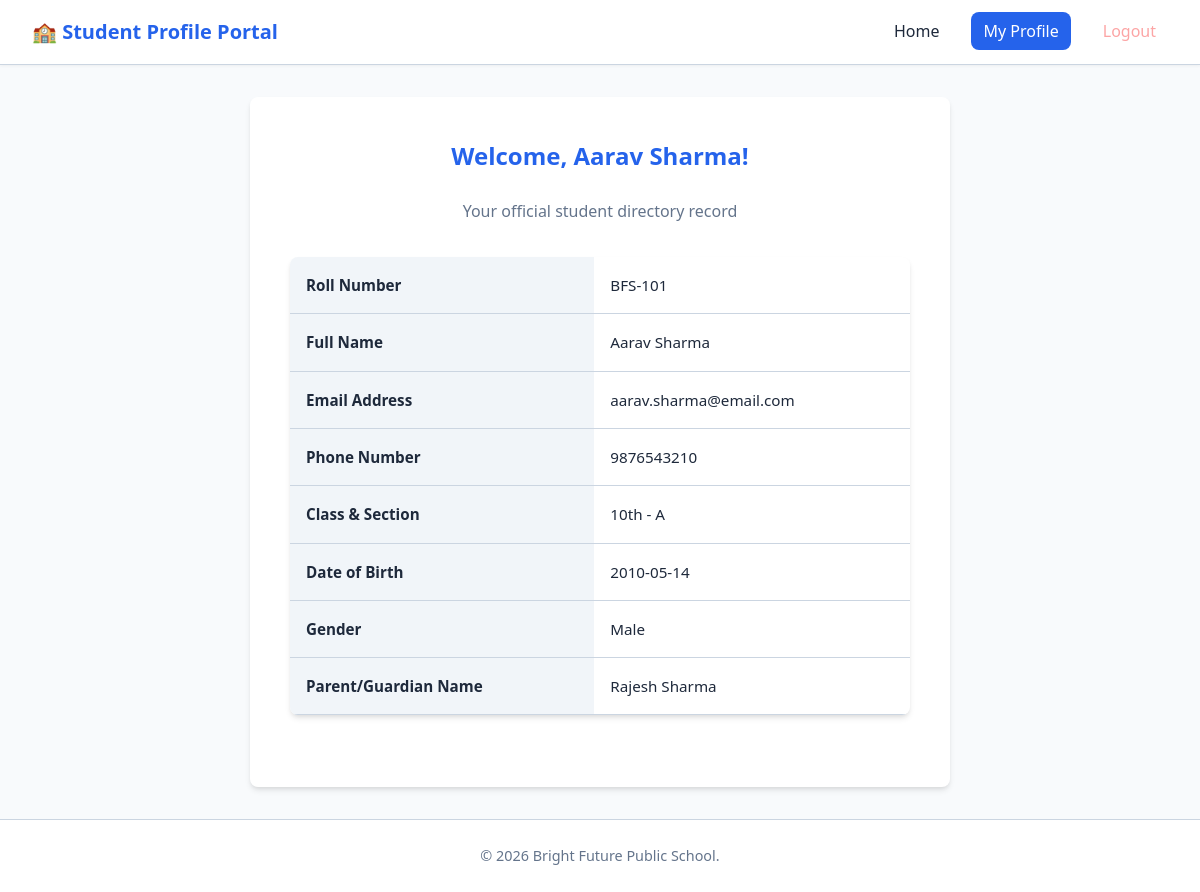
The page /my_directory.php (signed in) on the database its author committed.
### tables this page shows
CREATE TABLE IF NOT EXISTS students (
    id INT AUTO_INCREMENT PRIMARY KEY,
    student_name VARCHAR(100) NOT NULL,
    roll_no VARCHAR(30) UNIQUE NOT NULL,
    email VARCHAR(100) NOT NULL,
    password_hash VARCHAR(255) NOT NULL,
    phone VARCHAR(15) NOT NULL,
    class_name VARCHAR(20) NOT NULL,
    section VARCHAR(10) NOT NULL,
    dob DATE NOT NULL,
    gender VARCHAR(20) NOT NULL,
    parent_name VARCHAR(100) NOT NULL,
    address TEXT,
    created_at TIMESTAMP DEFAULT CURRENT_TIMESTAMP
);

### my_directory.php (the view, shortened to what this page needs)
<?php
require_once 'config.php';
$roll_no = $_SESSION['student_roll'];
$stmt = mysqli_prepare($conn, "SELECT * FROM students WHERE roll_no = ?");
mysqli_stmt_bind_param($stmt, "s", $roll_no);
mysqli_stmt_execute($stmt);
$result = mysqli_stmt_get_result($stmt);
$student = mysqli_fetch_assoc($result);
?>
<!DOCTYPE html>
<html lang="en">
<head>
    <link rel="stylesheet" href="style.css">
</head>
<body>
    <header>
        <div class="nav-container">
            <div class="logo">🏫 Student Profile Portal</div>
            <nav>
                <ul>
                    <li><a href="index.php">Home</a></li>
                    <li><a href="my_directory.php" class="active">My Profile</a></li>
                    <li><a href="student_login.php?logout=true" style="color: #fca5a5;">Logout</a></li>
                </ul>
            </nav>
        </div>
    </header>
    <div class="container">
        <div class="form-card" style="max-width: 700px;">
            <h2>Welcome, <?php echo htmlspecialchars($student['student_name']); ?>!</h2>
            <p style="text-align: center; color: var(--text-light); margin-bottom: 2rem;">Your official student directory record</p>
            <div class="table-responsive">
                <table>
                    <tr>
                        <th>Roll Number</th>
                        <td><?php echo htmlspecialchars($student['roll_no']); ?></td>
                    </tr>
                    <tr>
                        <th>Full Name</th>
                        <td><?php echo htmlspecialchars($student['student_name']); ?></td>
                    </tr>
                    <tr>
                        <th>Email Address</th>
                        <td><?php echo htmlspecialchars($student['email']); ?></td>
                    </tr>
                    <tr>
                        <th>Phone Number</th>
                        <td><?php echo htmlspecialchars($student['phone']); ?></td>
                    </tr>
                    <tr>
                        <th>Class & Section</th>
                        <td><?php echo htmlspecialchars($student['class_name'] . ' - ' . $student['section']); ?></td>
                    </tr>
                    <tr>
                        <th>Date of Birth</th>
                        <td><?php echo htmlspecialchars($student['dob']); ?></td>
                    </tr>
                    <tr>
                        <th>Gender</th>
                        <td><?php echo htmlspecialchars($student['gender']); ?></td>
                    </tr>
                    <tr>
                        <th>Parent/Guardian Name</th>
                        <td><?php echo htmlspecialchars($student['parent_name']); ?></td>
                    </tr>
                </table>
            </div>
        </div>
    </div>
    <footer>
        <p>&copy; <?php echo date('Y'); ?> Bright Future Public School.</p>
    </footer>
</body>
</html>

### style.css (style rules this page uses)
:root { --primary-color: #2563eb; --primary-dark: #1d4ed8; --accent-color: #f59e0b; --success-color: #10b981; --danger-color: #ef4444; --bg-color: #f8fafc; --card-bg: #ffffff; --text-main: #1e293b; --text-light: #64748b; --border-color: #cbd5e1; --radius: 8px; --shadow: 0 4px 6px -1px rgba(0, 0, 0, 0.1), 0 2px 4px -1px rgba(0, 0, 0, 0.06); }
* { box-sizing: border-box; margin: 0; padding: 0; font-family: 'Segoe UI', Tahoma, Geneva, Verdana, sans-serif; }
body { background-color: var(--bg-color); color: var(--text-main); line-height: 1.6; display: flex; flex-direction: column; min-height: 100vh; }
header { background: #ffffff; border-bottom: 1px solid var(--border-color); box-shadow: 0 1px 3px rgba(0,0,0,0.05); position: sticky; top: 0; z-index: 1000; }
.nav-container { max-width: 1200px; margin: 0 auto; padding: 1rem 2rem; display: flex; justify-content: space-between; align-items: center; flex-wrap: wrap; gap: 1rem; }
.logo { font-size: 1.25rem; font-weight: 700; color: var(--primary-color); display: flex; align-items: center; gap: 0.5rem; }
nav ul { list-style: none; display: flex; gap: 1.25rem; flex-wrap: wrap; align-items: center; }
nav a { text-decoration: none; color: var(--text-main); font-weight: 500; padding: 0.5rem 0.75rem; border-radius: var(--radius); transition: all 0.2s ease; }
nav a:hover, nav a.active { background-color: var(--primary-color); color: #ffffff; }
.container { max-width: 1200px; margin: 2rem auto; padding: 0 1.5rem; flex: 1; width: 100%; }
.form-card { background: var(--card-bg); padding: 2.5rem; border-radius: var(--radius); box-shadow: var(--shadow); max-width: 750px; margin: 0 auto; }
.form-card h2 { margin-bottom: 1.5rem; color: var(--primary-color); text-align: center; }
.table-responsive { overflow-x: auto; background: var(--card-bg); border-radius: var(--radius); box-shadow: var(--shadow); margin-bottom: 2rem; }
table { width: 100%; border-collapse: collapse; text-align: left; font-size: 0.95rem; }
th, td { padding: 1rem; border-bottom: 1px solid var(--border-color); }
th { background-color: #f1f5f9; color: var(--text-main); font-weight: 600; }
footer { text-align: center; padding: 1.5rem; background: #ffffff; border-top: 1px solid var(--border-color); color: var(--text-light); font-size: 0.9rem; margin-top: auto; }

### rows shown on the page
students: student_name "Aarav Sharma", roll_no "BFS-101", email "aarav.sharma@email.com", phone "9876543210", class_name+section "10th - A", dob "2010-05-14", gender "Male", parent_name "Rajesh Sharma"
